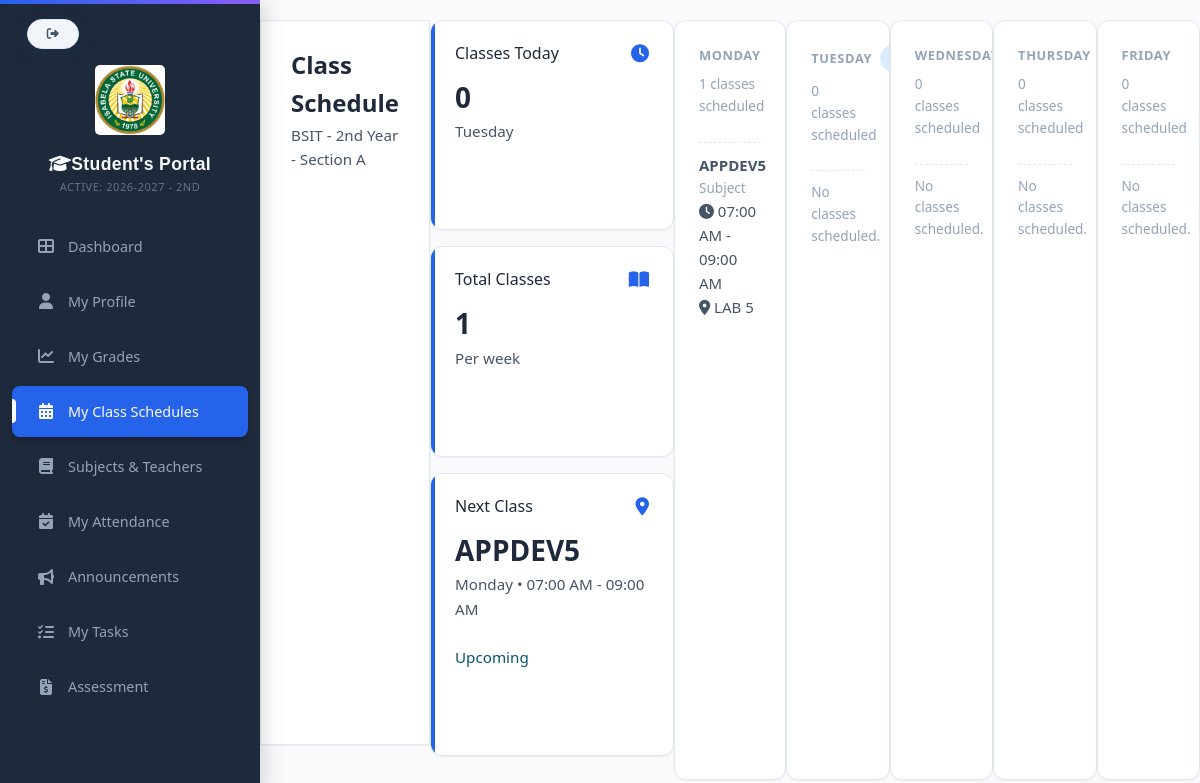
The app's page /studentsportal/students_classSchedule.php (signed in) with its own data.
### tables this page shows
CREATE TABLE `school_years` (
  `id` int(11) NOT NULL,
  `school_year` varchar(20) NOT NULL,
  `is_active` tinyint(1) DEFAULT 0,
  `semester` varchar(20) NOT NULL
);

CREATE TABLE `students` (
  `id` int(11) NOT NULL,
  `course_id` int(11) DEFAULT NULL,
  `student_id` varchar(50) NOT NULL,
  `profile_picture` varchar(255) DEFAULT NULL,
  `student_type` enum('New','Transferee','Continuing','Returnee','Cross-enrollee') NOT NULL,
  `last_school_attended` varchar(200) DEFAULT NULL,
  `last_school_address` varchar(200) DEFAULT NULL,
  `blood_type` varchar(5) DEFAULT NULL,
  `medical_conditions` text DEFAULT NULL,
  `allergies` text DEFAULT NULL,
  `first_name` varchar(100) NOT NULL,
  `middle_name` varchar(100) DEFAULT NULL,
  `last_name` varchar(100) NOT NULL,
  `suffix` varchar(20) DEFAULT NULL,
  `dob` date NOT NULL,
  `age` int(11) DEFAULT NULL,
  `place_of_birth` varchar(150) NOT NULL,
  `gender` enum('Male','Female') NOT NULL,
  `civil_status` enum('Single','Married','Widowed','Separated','Divorced') NOT NULL,
  `nationality` varchar(100) NOT NULL,
  `religion` varchar(100) DEFAULT NULL,
  `course` varchar(50) NOT NULL,
  `year_level` varchar(20) NOT NULL,
  `section` varchar(10) DEFAULT NULL,
  `school_year` varchar(20) NOT NULL,
  `semester` varchar(10) NOT NULL,
  `email` varchar(150) NOT NULL,
  `mobile` varchar(20) NOT NULL,
  `home_address` text NOT NULL,
  `zip_code` varchar(10) DEFAULT NULL,
  `father_name` varchar(150) DEFAULT NULL,
  `mother_name` varchar(150) DEFAULT NULL,
  `guardian_name` varchar(150) DEFAULT NULL,
  `parent_contact` varchar(20) DEFAULT NULL,
  `parent_occupation` varchar(150) DEFAULT NULL,
  `parent_employer` varchar(150) DEFAULT NULL,
  `emergency_person` varchar(150) NOT NULL,
  `emergency_number` varchar(20) NOT NULL,
  `password` varchar(255) NOT NULL,
  `created_at` timestamp NOT NULL DEFAULT current_timestamp(),
  `status` enum('Regular','Irregular','Probation','Graduated','Dropped','Transferred') NOT NULL DEFAULT 'Regular',
  `gpa` decimal(3,2) NOT NULL DEFAULT 0.00,
  `profile_image` varchar(255) DEFAULT NULL
);

CREATE TABLE `subjects` (
  `id` int(11) NOT NULL,
  `course_id` int(11) DEFAULT NULL,
  `course` varchar(100) NOT NULL,
  `year_level` varchar(20) NOT NULL,
  `section` varchar(5) NOT NULL,
  `code` varchar(20) NOT NULL,
  `subject_name` varchar(150) NOT NULL,
  `description` text DEFAULT NULL,
  `room` varchar(50) DEFAULT NULL,
  `schedule` varchar(50) DEFAULT NULL,
  `instructor` varchar(100) DEFAULT NULL,
  `day` enum('Monday','Tuesday','Wednesday','Thursday','Friday') NOT NULL,
  `time_start` time NOT NULL,
  `time_end` time NOT NULL,
  `teacher_id` int(11) DEFAULT NULL,
  `subject_type` varchar(50) DEFAULT NULL
);

### config/paths.php (called while the page is built, shortened)
<?php
function asset($path)
{
    return BASE_URL . ltrim($path, '/');
}

### config/current_school_year.php (called while the page is built, shortened)
<?php
function getActiveSchoolYear($conn) {
    $result = mysqli_query($conn, "
        SELECT school_year FROM school_years WHERE is_active = 1 LIMIT 1
    ");
    if ($row = mysqli_fetch_assoc($result)) {
        return $row['school_year'];
    }
    return null;
}
function getActiveSemester($conn) {
    $result = mysqli_query($conn, "
        SELECT semester FROM school_years WHERE is_active = 1 LIMIT 1
    ");
    if ($row = mysqli_fetch_assoc($result)) {
        return $row['semester'];
    }
    return null;
}
?>

### studentsportal/students_classSchedule.php (the view, shortened to what this page needs)
<?php
require_once dirname(__DIR__) . '/config/paths.php';
require_once PROJECT_ROOT . '/config/database.php';
$student_id = $_SESSION['student_id'];
$stmt = $conn->prepare("
    SELECT course, year_level, section
    FROM students
    WHERE id = ?
");
$stmt->bind_param("i", $student_id);
$stmt->execute();
$result = $stmt->get_result();
$student = $result->fetch_assoc();
$student_course  = $student['course'];
$student_year    = $student['year_level'];
$student_section = $student['section'];
$stmt = $conn->prepare("
    SELECT id
    FROM courses
    WHERE course_name = ?
");
$stmt->bind_param("s", $student_course);
$stmt->execute();
$course_result = $stmt->get_result();
$course_row = $course_result->fetch_assoc();
$course_id  = $course_row['id'];
$schedules = [];
$stmt = $conn->prepare("
    SELECT *
    FROM subjects
    WHERE course_id = ?
      AND year_level = ?
      AND (section IS NULL OR section = '' OR section = ?)
");
$stmt->bind_param("iss", $course_id, $student_year, $student_section);
$stmt->execute();
$result = $stmt->get_result();
while ($row = $result->fetch_assoc()) {
    $schedules[$row['day']][] = [
        'id'          => 'sub' . $row['id'],
        'subject'     => $row['subject_name'],
        'year_level'  => $row['year_level'],
        'section'     => $row['section'] ?? '',
        'day'         => $row['day'],
        'time_start'  => $row['time_start'],
        'time_end'    => $row['time_end'],
        'room'        => $row['room'],
        'type'        => 'Subject'
    ];
}
$days = ['Monday','Tuesday','Wednesday','Thursday','Friday'];
$currentDay = date('l');
$classes_today = isset($schedules[$currentDay]) ? count($schedules[$currentDay]) : 0;
$total_classes = 0;
foreach ($schedules as $day_classes) {
    $total_classes += count($day_classes);
}
$next_class = null;
if (!$next_class) {
    foreach ($days as $day) {
        if (!empty($schedules[$day])) {
            $next_class = $schedules[$day][0];
            $next_class['status'] = "Upcoming";
            break;
        }
    }
}
?>
<!DOCTYPE html>
<html>
<head>
   <link rel="stylesheet" href="<?php echo asset('css/studentportal.css'); ?>">
    <link rel="stylesheet" href="https://cdnjs.cloudflare.com/ajax/libs/font-awesome/6.5.0/css/all.min.css">
</head>
<body>
<?php include PROJECT_ROOT . '/studentsportal/students_sidebar.php'; ?>
<div class="main-content">
    <div class="page-header">
        <h2>Class Schedule</h2>
        <p><?= htmlspecialchars($student_course) ?> - <?= htmlspecialchars($student_year) ?> - Section <?= htmlspecialchars($student_section) ?></p>
    </div>
    <div class="stats-grid auto-grid">
        <div class="stat-card">
            <div class="stat-header">
                <span>Classes Today</span>
                <i class="fas fa-clock"></i>
            </div>
            <div class="stat-value"><?= $classes_today ?></div>
            <p><?= $currentDay ?></p>
        </div>
        <div class="stat-card">
            <div class="stat-header">
                <span>Total Classes</span>
                <i class="fas fa-book-open"></i>
            </div>
            <div class="stat-value"><?= $total_classes ?></div>
            <p>Per week</p>
        </div>
        <div class="stat-card">
            <div class="stat-header">
                <span>Next Class</span>
                <i class="fas fa-map-marker-alt"></i>
            </div>
            <?php if($next_class): ?>
                <div class="stat-value"><?= htmlspecialchars($next_class['subject']) ?></div>
                <p><?= $next_class['day'] ?> • <?= date("h:i A", strtotime($next_class['time_start'])) ?> - <?= date("h:i A", strtotime($next_class['time_end'])) ?></p>
                <p style="color: <?= $next_class['status']=='Ongoing'?'green':'#065471' ?>"><?= $next_class['status'] ?></p>
            <?php else: ?>
                <div class="stat-value">No upcoming classes</div>
            <?php endif; ?>
        </div>
    </div>
    <?php foreach($days as $day):
        $isToday = ($day === $currentDay);
    ?>
        <div class="card schedule-day <?= $isToday ? 'today-card' : '' ?>">
            <div class="card-header">
                <h3><?= htmlspecialchars($day) ?> <?php if($isToday) echo '<span class="badge badge-blue">Today</span>'; ?></h3>
                <p><?= isset($schedules[$day]) ? count($schedules[$day]) : 0 ?> classes scheduled</p>
            </div>
            <div class="card-content">
                <?php if(empty($schedules[$day])): ?>
                    <p>No classes scheduled.</p>
                <?php else: ?>
                    <div class="schedule-grid">
                        <?php foreach($schedules[$day] as $class): ?>
                            <div class="schedule-box">
                                <div class="schedule-title">
                                    <h4><?= htmlspecialchars($class['subject']) ?></h4>
                                    <p><?= htmlspecialchars($class['type']) ?></p>
                                </div>
                                <div class="schedule-info">
                                    <div><i class="fas fa-clock"></i> <?= date("h:i A", strtotime($class['time_start'])) ?> - <?= date("h:i A", strtotime($class['time_end'])) ?></div>
                                    <div><i class="fas fa-map-marker-alt"></i> <?= htmlspecialchars($class['room']) ?></div>
                                </div>
                            </div>
                        <?php endforeach; ?>
                    </div>
                <?php endif; ?>
            </div>
        </div>
    <?php endforeach; ?>
</div>
</body>
</html>

### studentsportal/students_sidebar.php (shortened to what this page needs)
<?php
require_once dirname(__DIR__) . '/config/paths.php';
$current = basename($_SERVER['PHP_SELF']);
?>
<!DOCTYPE html>
<html lang="en">
<head>
<link rel="stylesheet" href="<?php echo asset('css/studentportal.css'); ?>">
     <link rel="stylesheet" href="https://cdnjs.cloudflare.com/ajax/libs/font-awesome/6.5.0/css/all.min.css">
</head>
<body>
    <div class="sidebar" id="sidebar">
           <a href="#" class="back-arrow logout-btn" onclick="showLogoutConfirmation(event)">
        <i class="fas fa-sign-out-alt"></i>
    </a>
        <div class="sidebar-header">
<img src="<?php echo asset('images/622685015_925666030131412_6886851389087569993_n.jpg'); ?>" alt="School Logo" style="width: 70px; display: block; margin: 40px auto 15px auto;border-radius: 5px; animation: float 3s ease-in-out infinite;">
<h2 style="margin-top: 5px;"><i class="fas fa-graduation-cap"></i>Student's Portal</h2>
<p class="sidebar-sub">
    <?php
include_once PROJECT_ROOT . '/config/current_school_year.php';
    $active_year = getActiveSchoolYear($conn) ?? 'Academic Year Not Set';
    $active_sem = getActiveSemester($conn) ?? '';
    ?>
    Active: <?php echo htmlspecialchars($active_year); ?> - <?php echo htmlspecialchars($active_sem); ?>
</p>
        </div>
        <div class="menu">
           <a href="<?php echo BASE_URL; ?>studentsportal/students_dashboard.php" class="<?= $current=='students_dashboard.php'?'active':'' ?>">
        <i class="fas fa-th-large"></i> Dashboard
    </a>
            <a href="<?php echo BASE_URL; ?>studentsportal/students_profile.php" class="<?= $current=='students_profile.php'?'active':'' ?>">
        <i class="fas fa-user"></i> My Profile
    </a>
            <a href="<?php echo BASE_URL; ?>studentsportal/students_grades.php" class="<?= $current=='students_grades.php'?'active':'' ?>">
        <i class="fas fa-chart-line"></i> My Grades
    </a>
            <a href="<?php echo BASE_URL; ?>studentsportal/students_classSchedule.php" class="<?= $current=='students_classSchedule.php'?'active':'' ?>">
        <i class="fas fa-calendar-alt"></i> My Class Schedules
    </a>
            <a href="<?php echo BASE_URL; ?>studentsportal/students_subjects&teachers.php" class="<?= $current=='students_subjects_teachers.php'?'active':'' ?>">
        <i class="fas fa-book"></i> Subjects & Teachers
    </a>
            <a href="<?php echo BASE_URL; ?>studentsportal/students_attendance.php" class="<?= $current=='students_attendance.php'?'active':'' ?>">
        <i class="fas fa-calendar-check"></i> My Attendance
    </a>
            <a href="<?php echo BASE_URL; ?>studentsportal/students_announcements.php" class="<?= $current=='students_announcements.php'?'active':'' ?>">
        <i class="fas fa-bullhorn"></i> Announcements
    </a>
            <a href="<?php echo BASE_URL; ?>studentsportal/students_tasks.php" class="<?= $current=='students_tasks.php'?'active':'' ?>"><i class="fas fa-tasks"></i> My Tasks</a>
            <a href="<?php echo BASE_URL; ?>studentsportal/assessment.php" class="<?= $current=='assessment.php'?'active':'' ?>"><i class="fas fa-file-invoice-dollar"></i> Assessment</a></div>
    </div>
</body>
</html>

### records on screen
school_years: school_year "2026-2027", semester "2ND"
students: course "BSIT", year_level "2nd Year", section "A"
subjects: subject_name "APPDEV5", day "Monday", time_start "07:00 AM", time_end "09:00 AM", type "Subject", room "LAB 5"

### other values on screen
$classes_today "0"
$total_classes "1"
$next_class['status'] "Upcoming"
$day "MONDAY"
count($schedules[$day]) "1"
$day "TUESDAY"
$day "THURSDAY"
$day "FRIDAY"
